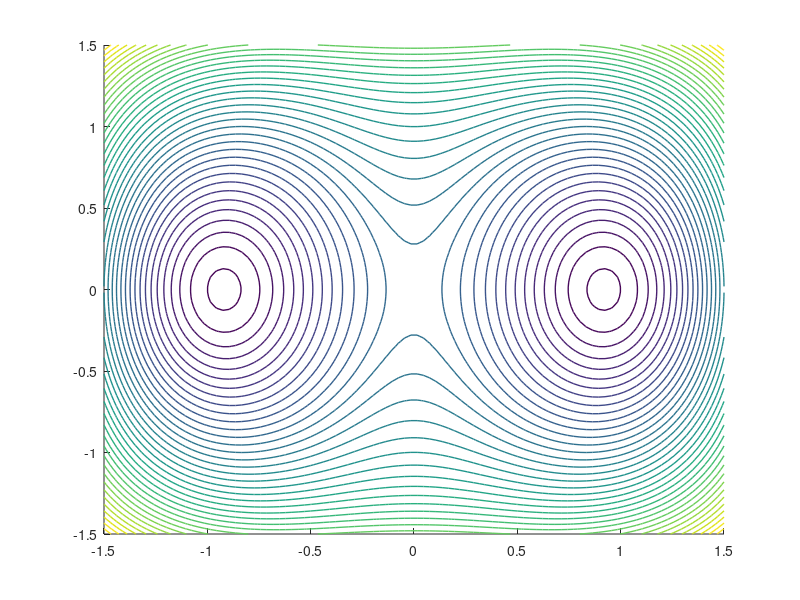

Write MATLAB code to recreate this figure. (Note: this script raises an error after producing the figure.)
function TwoWell_Euler()
%% graphics
N = 100;
XMIN = -1.5; XMAX = 1.5;
YMIN = -1.5; YMAX = 1.5;
t1 = linspace(XMIN,XMAX,N);
t2 = linspace(YMIN,YMAX,N);
[x, y] = meshgrid(t1, t2);
for i=1:N
    for j = 1:N
        V(i,j) = my_potential([x(i,j) y(i, j)]);
    end
end
figure;
contour(x,y,reshape(V,N,N),-15:0.5:10,'linewidth',1,'color','k')

hold on
grid;
%% parameters for time stepping
dt = 1e-2; % time step
Temp = 1.5; % temperature
sqh = sqrt(dt*2*Temp);
N = 1.5*10^4; %length of full trajectory
subsample = 1;
traj = zeros(floor(N/subsample),2);
x0 = [0 0];
X = x0;
j = 0;
k = 0;
while j < N
    dV = grad_potential(X);
    X = X - dt*dV + sqh*randn(1,2);
    if mod(j, subsample) == 0
        traj(k+1,:) = X;
        k = k + 1;
    end
    j = j + 1;
end
save('Twowell_trajectory_1.5.mat', 'traj');
% save('metad_bias_trajectory_seed1.mat', 'static_traj');
%%
figure;
hold on;
contour(x,y,reshape(V,100,100),-10:0.5:10,'linewidth',1,'color','k')
grid;
scatter(traj(:,1), traj(:,2),10, 'filled');
end
%%
%%
function V = my_potential(x)
mu = [-1, 0 ; 1, 0.]; % gaussian means
c_inv = [2., 0.; 0. 1.];    % gaussian inverse covariance
energy = 10.0;
my_sum = 0;
for i=1:2
    z = (x - mu(i, :));
    my_sum = my_sum + exp(-diag(z*(c_inv*z')));
end
V = -energy*my_sum + x(:, 1).^4 + x(:, 2).^4;
end

%%
function dV = grad_potential(x)
mu = [-1., 0 ; 1, 0.];  % gaussian means
c_inv = [2., 0.; 0. 1.]; % gaussian inverse covariance
energy = 10.0;

[N, ~] = size(x);
dV = zeros(N, 2);
for i=1:2
    z = (x - mu(i, :));
    mat = z*c_inv;
    e = exp(-diag(z*c_inv*z'));
    dV = dV - 2*e*mat;
end
dV = -energy*dV;
dV(:, 1) = dV(:, 1) + 4*x(:, 1).^3;
dV(:, 2) = dV(:, 2) + 4*x(:, 2).^3;
end



